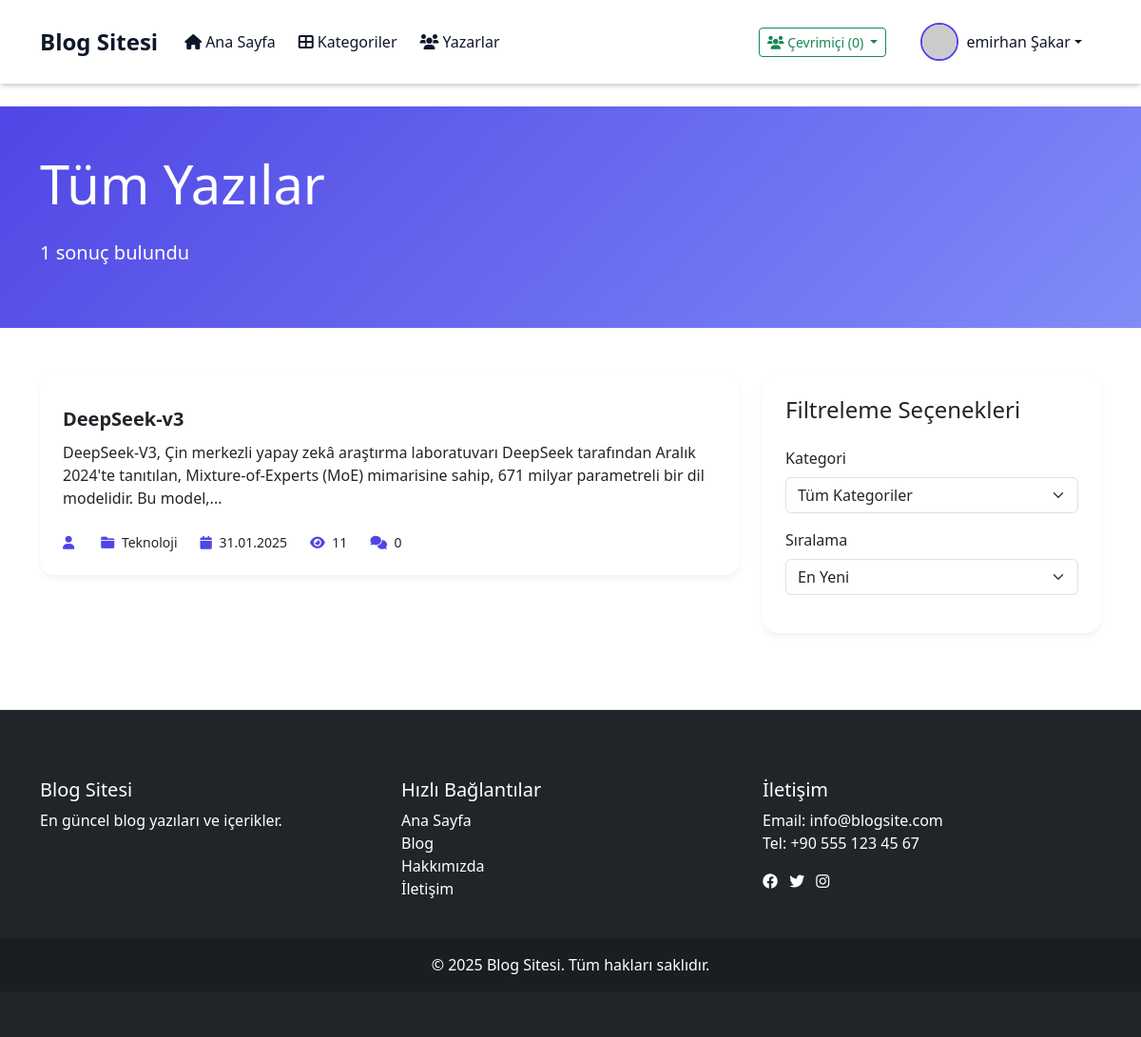
The page /arama.php (signed in) on the database its author committed.
### tables this page shows
CREATE TABLE `blog_yazilar` (
  `id` int(11) NOT NULL AUTO_INCREMENT,
  `baslik` varchar(255) NOT NULL,
  `seo_url` varchar(255) DEFAULT NULL,
  `icerik` text NOT NULL,
  `meta_aciklama` text DEFAULT NULL,
  `ozet` text DEFAULT NULL,
  `kategori_id` int(11) DEFAULT NULL,
  `yazar_id` int(11) DEFAULT NULL,
  `resim_url` varchar(255) DEFAULT NULL,
  `slug` varchar(255) NOT NULL,
  `goruntulenme` int(11) DEFAULT 0,
  `durum` enum('taslak','yayinda') DEFAULT 'taslak',
  `tarih` timestamp NOT NULL DEFAULT current_timestamp(),
  `guncelleme_tarihi` timestamp NOT NULL DEFAULT current_timestamp() ON UPDATE current_timestamp(),
  `kapak_resmi` varchar(255) DEFAULT NULL,
  `one_cikar` tinyint(1) NOT NULL DEFAULT 0,
  PRIMARY KEY (`id`),
  UNIQUE KEY `seo_url` (`seo_url`),
  KEY `kategori_id` (`kategori_id`),
  CONSTRAINT `blog_yazilar_ibfk_1` FOREIGN KEY (`kategori_id`) REFERENCES `kategoriler` (`id`) ON DELETE SET NULL
);

CREATE TABLE `kategoriler` (
  `id` int(11) NOT NULL AUTO_INCREMENT,
  `sira` int(11) DEFAULT 0,
  `kategori_adi` varchar(100) NOT NULL,
  `seo_url` varchar(255) DEFAULT NULL,
  `slug` varchar(100) NOT NULL,
  `created_at` timestamp NOT NULL DEFAULT current_timestamp(),
  `aciklama` text DEFAULT NULL,
  `ikon` varchar(50) DEFAULT NULL,
  `olusturan_id` int(11) DEFAULT NULL,
  PRIMARY KEY (`id`),
  UNIQUE KEY `seo_url` (`seo_url`),
  KEY `olusturan_id` (`olusturan_id`),
  CONSTRAINT `kategoriler_ibfk_1` FOREIGN KEY (`olusturan_id`) REFERENCES `kullanicilar` (`id`) ON DELETE SET NULL
);

### cevrimici_kontrol.php (called while the page is built, shortened)
<?php
include 'baglan.php';
function cevrimici_kullanici_sayisi() {
    global $conn;
    $sql = "SELECT COUNT(*) as sayi FROM kullanicilar WHERE cevrimici_durum = 1";
    $result = $conn->query($sql);
    $row = $result->fetch_assoc();
    return $row['sayi'];
}
?>

### arama.php (the view, shortened to what this page needs)
<?php
include 'baglan.php';
$aranan = isset($_GET['q']) ? trim($_GET['q']) : '';
$sirala = isset($_GET['sirala']) ? $_GET['sirala'] : 'tarih_yeni';
$sayfa = isset($_GET['sayfa']) ? (int)$_GET['sayfa'] : 1;
$limit = 10;
$offset = ($sayfa - 1) * $limit;
$where = ["b.durum = 'yayinda'"];
switch ($sirala) {
    default:
        $order_by = "b.tarih DESC";
}
$where_clause = implode(" AND ", $where);
$sql = "SELECT COUNT(*) as total FROM blog_yazilar b
        LEFT JOIN kategoriler k ON b.kategori_id = k.id
        WHERE $where_clause";
$result = $conn->query($sql);
$total_rows = $result->fetch_assoc()['total'];
$sql = "SELECT b.*, k.kategori_adi, u.ad_soyad as yazar_adi,
        (SELECT COUNT(*) FROM yorumlar y WHERE y.yazi_id = b.id AND y.durum = 'onaylanmis') as yorum_sayisi
        FROM blog_yazilar b
        LEFT JOIN kategoriler k ON b.kategori_id = k.id
        LEFT JOIN kullanicilar u ON b.yazar_id = u.id
        WHERE $where_clause
        ORDER BY $order_by
        LIMIT $offset, $limit";
$result = $conn->query($sql);
?>
<!DOCTYPE html>
<html lang="tr">
<head>
    <link rel="stylesheet" href="css/style.css">
    <link href="https://cdn.jsdelivr.net/npm/bootstrap@5.3.0/dist/css/bootstrap.min.css" rel="stylesheet">
    <link rel="stylesheet" href="https://cdnjs.cloudflare.com/ajax/libs/font-awesome/6.0.0/css/all.min.css">
</head>
<body>
    <?php include 'header.php'; ?>
    <div class="search-header">
        <div class="container">
            <h1 class="display-4 mb-4">
                <?php if (!empty($aranan)): ?>
                    "<?php echo htmlspecialchars($aranan); ?>" için arama sonuçları
                <?php else: ?>
                    Tüm Yazılar
                <?php endif; ?>
            </h1>
            <p class="lead">
                <?php echo $total_rows; ?> sonuç bulundu
            </p>
        </div>
    </div>
    <div class="container">
        <div class="row">
            <div class="col-lg-8">
                <?php if ($result->num_rows > 0): ?>
                    <?php while ($row = $result->fetch_assoc()): ?>
                        <article class="search-result-card">
                            <div class="search-result-content">
                                <h2>
                                    <a href="yazi.php?id=<?php echo $row['id']; ?>" class="search-result-title">
                                        <?php
                                        $baslik = htmlspecialchars($row['baslik']);
                                        echo $baslik;
                                        ?>
                                    </a>
                                </h2>
                                <div class="search-result-excerpt">
                                    <?php
                                    $ozet = strip_tags($row['icerik']);
                                    $ozet = mb_substr($ozet, 0, 200) . '...';
                                    echo $ozet;
                                    ?>
                                </div>
                                <div class="search-result-meta">
                                    <span>
                                        <i class="fas fa-user me-1"></i>
                                    </span>
                                    <span>
                                        <i class="fas fa-folder me-1"></i>
                                        <?php echo htmlspecialchars($row['kategori_adi']); ?>
                                    </span>
                                    <span>
                                        <i class="fas fa-calendar me-1"></i>
                                        <?php echo date('d.m.Y', strtotime($row['tarih'])); ?>
                                    </span>
                                    <span>
                                        <i class="fas fa-eye me-1"></i>
                                        <?php echo number_format($row['goruntulenme']); ?>
                                    </span>
                                    <span>
                                        <i class="fas fa-comments me-1"></i>
                                        <?php echo $row['yorum_sayisi']; ?>
                                    </span>
                                </div>
                            </div>
                        </article>
                    <?php endwhile; ?>
                <?php endif; ?>
            </div>
            <div class="col-lg-4">
                <div class="search-filters sticky-top" style="top: 2rem;">
                    <h4 class="mb-4">Filtreleme Seçenekleri</h4>
                    <form action="arama.php" method="GET">
                        <div class="mb-3">
                            <label class="form-label">Kategori</label>
                            <select name="kategori" class="form-select" onchange="this.form.submit()">
                                <option value="">Tüm Kategoriler</option>
                            </select>
                        </div>
                        <div class="mb-3">
                            <label class="form-label">Sıralama</label>
                            <select name="sirala" class="form-select" onchange="this.form.submit()">
                                <option value="tarih_yeni" <?php echo $sirala == 'tarih_yeni' ? 'selected' : ''; ?>>En Yeni</option>
                            </select>
                        </div>
                    </form>
                </div>
            </div>
        </div>
    </div>
    <?php include 'footer.php'; ?>
</body>
</html>

### css/style.css (style rules this page uses)
:root { --primary-color: #3B82F6; --secondary-color: #9B2C2C; --accent-color: #4F46E5; --text-color: #1F2937; --text-light: #6B7280; --gray-100: #F3F4F6; --gray-200: #E5E7EB; --gray-800: #1F2937; --white: #FFFFFF; --card-shadow: 0 4px 6px -1px rgba(0, 0, 0, 0.1), 0 2px 4px -1px rgba(0, 0, 0, 0.06); }
body { font-family: 'Inter', system-ui, -apple-system, sans-serif; color: var(--text-color); line-height: 1.6; background-color: var(--gray-100); }
a { color: var(--primary-color); transition: color 0.3s ease; }

### arama.php (style rules this page uses)
.search-header { background: linear-gradient(135deg, var(--primary-color) 0%, var(--accent-color) 100%); padding: 3rem 0; margin-bottom: 3rem; color: var(--white); }
.search-result-card { background: var(--white); border-radius: 1rem; overflow: hidden; box-shadow: 0 4px 6px rgba(0, 0, 0, 0.05); transition: all 0.3s ease; margin-bottom: 1.5rem; }
.search-result-content { padding: 1.5rem; }
.search-result-title { font-size: 1.25rem; font-weight: 600; margin-bottom: 1rem; color: var(--gray-dark); text-decoration: none; }
.search-result-excerpt { color: var(--gray-medium); margin-bottom: 1.5rem; }
.search-result-meta { display: flex; align-items: center; gap: 1.5rem; color: var(--gray-medium); font-size: 0.875rem; }
.search-result-meta i { color: var(--primary-color); }
.search-filters { background: var(--white); padding: 1.5rem; border-radius: 1rem; box-shadow: 0 4px 6px rgba(0, 0, 0, 0.05); margin-bottom: 2rem; }

### header.php (style rules this page uses)
:root { --primary-color: #4f46e5; --secondary-color: #7c3aed; --accent-color: #818cf8; --background-color: #f8fafc; --text-color: #0f172a; --light-text: #64748b; --card-bg: #ffffff; --border-color: #e2e8f0; --hover-color: #6366f1; --gradient-start: #4f46e5; --gradient-end: #7c3aed; }

### rows shown on the page
blog_yazilar: baslik "DeepSeek-v3", icerik "DeepSeek-V3, Çin merkezli yapay zekâ araştırma laboratuvarı DeepSeek tarafından Aralık 2024'te tanıtılan, Mixture-of-Experts (MoE) mimarisine sahip, 671 milyar parametreli bir dil modelidir. Bu model,...", kategori.kategori_adi "Teknoloji", tarih "31.01.2025", goruntulenme "11", yorum_sayisi "0"

### other values the page prints
cevrimici_kullanici_sayisi() "0"
$_SESSION['ad_soyad'] "emirhan Şakar"
$total_rows "1"
